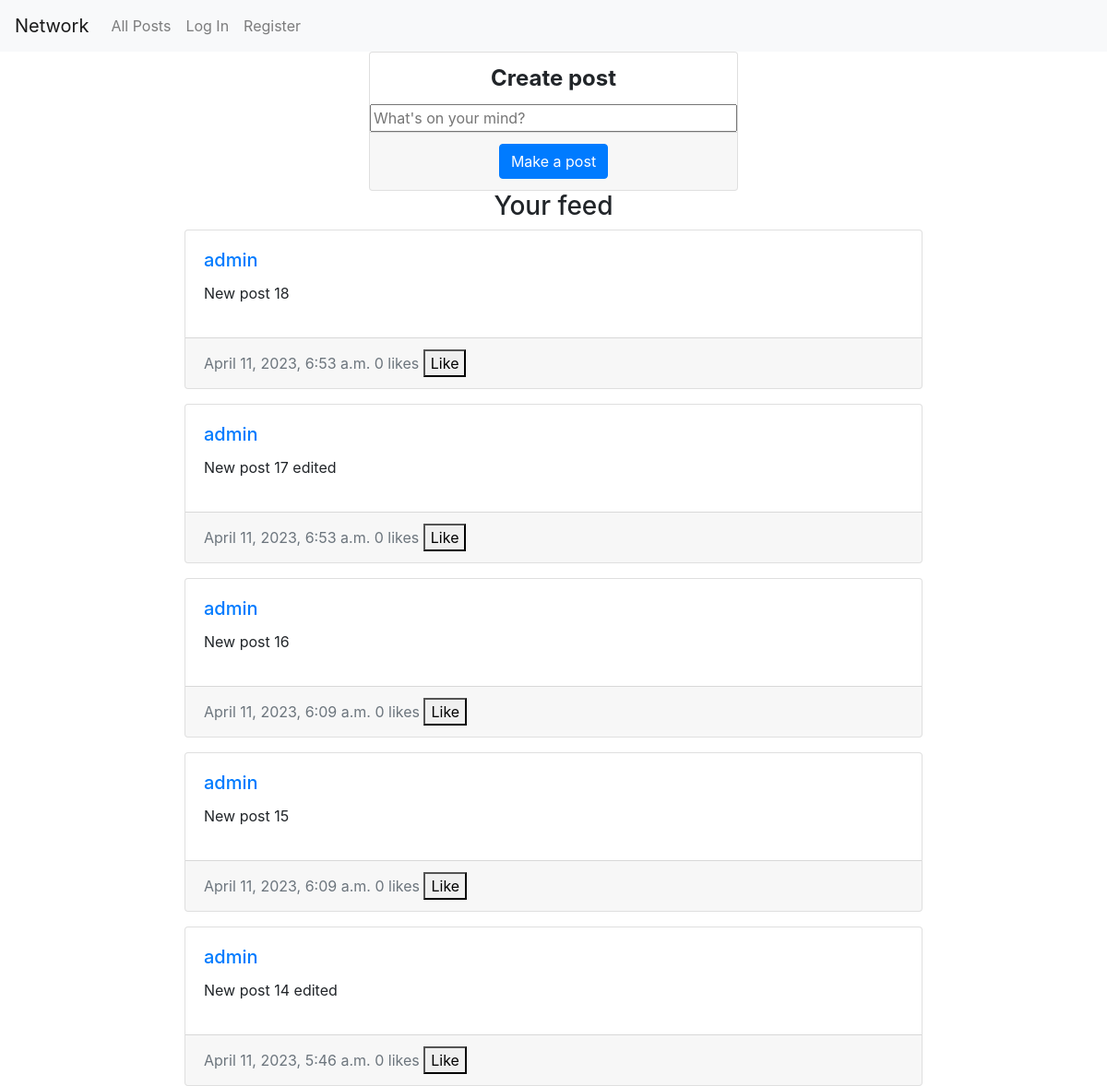
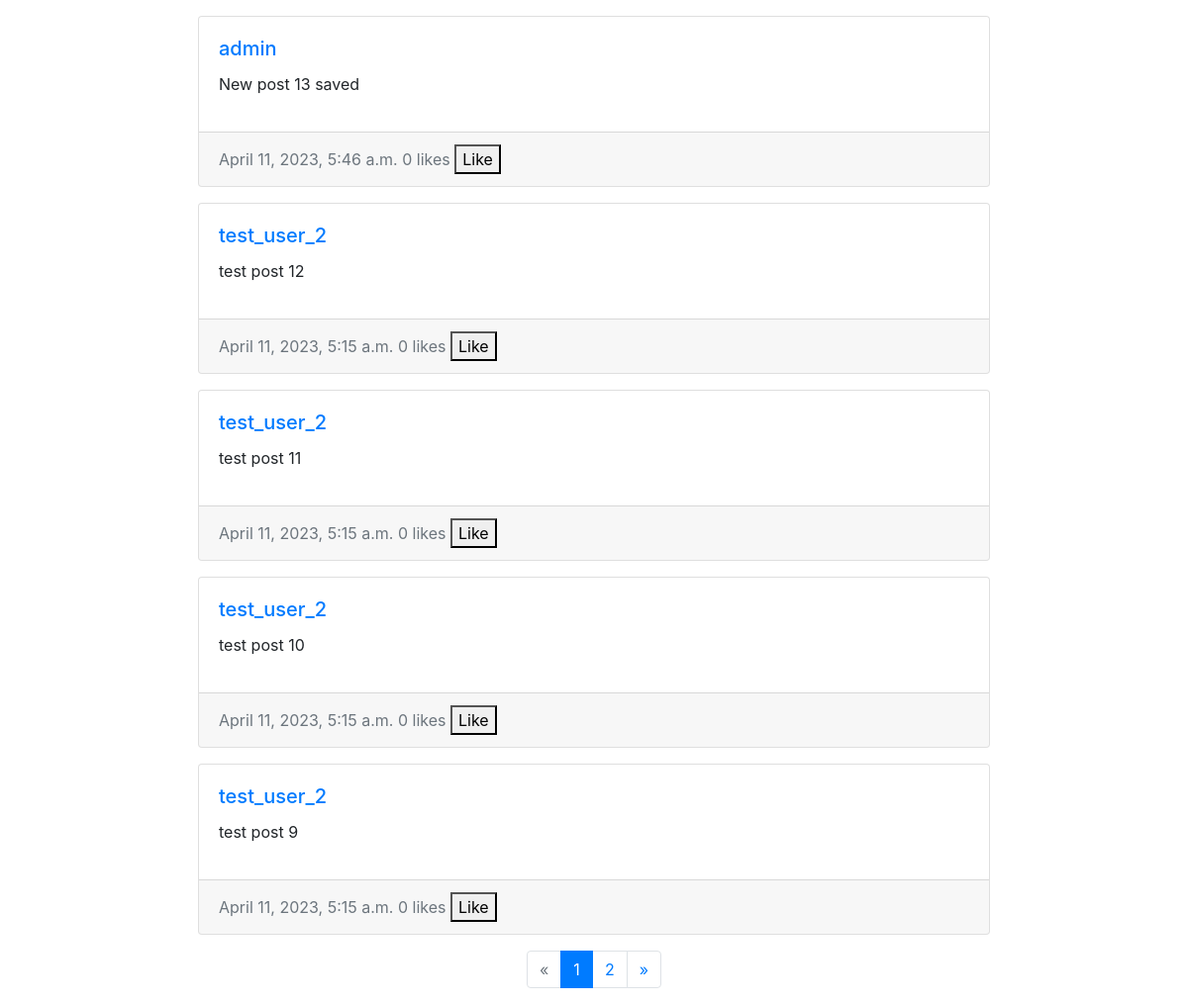
The page / on the database its author committed (2 pictures, top to bottom).
### network/models.py (models this page shows)
class Post(models.Model):
    poster = models.ForeignKey(User, on_delete=models.CASCADE, related_name="own_post")
    content = models.TextField(blank=False)
    time = models.DateTimeField()
    liked_by = models.ManyToManyField(User, related_name="liked_posts", blank=True, default=None)

class User(AbstractUser):
    pass

### network/views.py (the view)
# urls.py: path("", views.index, name="index"),
def index(request):
    list_all = Post.objects.all().order_by("-time")
    paginator = Paginator(list_all, 10)
    page_number = request.GET.get('pages')
    print(request.GET)
    if page_number is None:
        page_number = 1
    print(page_number)
    page_obj = paginator.get_page(page_number)
    total_pages = paginator.num_pages
    print(page_obj.has_next())
    return render(request, "network/index.html", {
        "post_form": New_Post,
        "page_posts": page_obj,
        "total_pages": total_pages
    })

### network/templates/network/index.html (shortened to what this page needs)
{% extends "network/layout.html" %}
{% block body %}
    <form id = "post_form" class = "card text-bg-light" action="{%url 'make_post' %}" method="post">
        {{ post_form }}
      <div class = "card-footer text-muted" id = "post_button_container">
        <button class = "btn btn-primary" id = "make_post" type="submit">Make a post</button>
      </div>
    </form>
    <h3 class="text-center"> Your feed </h3>
    {% for post in page_posts %}
      {% include "network/components/post.html" with post=post %}
    {% endfor %}
    {% include "network/components/paginator.html" with page_posts=page_posts %}
{% endblock %}

### network/templates/network/components/post.html (shortened to what this page needs)
<div class = "card text-bg-light mb-3 comment">
  <div class = "card-body">
    <h5 class="card-title">
      <a href = "{% url 'profile' profile_id=post.poster_id %}"> {{post.poster}} </a>
    </h5>
    <p class="card-text" id="{{post.id}}">
      {{post.content}}
    </p>
  </div>
  <div class="card-footer text-muted">
    {{post.time}}
    <span id="like-count-{{post.id}}">{{post.liked_by.count}}</span> likes
    <button id="like-{{post.id}}">
      {% if request.user in post.liked_by.all %}
        Unlike
      {% else %}
        Like
      {% endif %}
    </button>
  </div>
</div>

### network/static/network/styles.css (style rules this page uses)
.comment { max-width: 50rem; margin: 0 auto; }
#post_form { margin: 0 auto; width: 400px; max-width: 50%; }
#post_form label { margin: 10px auto; font-weight: bold; font-size: 1.5rem; }
#post_button_container { display: flex; justify-content: center; }

### rows shown on the page
Post: poster "admin", content "New post 18", time "April 11, 2023, 6:53 a.m.", liked_by.count "0", shows "Like"
Post: poster "admin", content "New post 17 edited", time "April 11, 2023, 6:53 a.m.", liked_by.count "0", shows "Like"
Post: poster "admin", content "New post 16", time "April 11, 2023, 6:09 a.m.", liked_by.count "0", shows "Like"
Post: poster "admin", content "New post 15", time "April 11, 2023, 6:09 a.m.", liked_by.count "0", shows "Like"
Post: poster "admin", content "New post 14 edited", time "April 11, 2023, 5:46 a.m.", liked_by.count "0", shows "Like"
Post: poster "admin", content "New post 13 saved", time "April 11, 2023, 5:46 a.m.", liked_by.count "0", shows "Like"
Post: poster "test_user_2", content "test post 12", time "April 11, 2023, 5:15 a.m.", liked_by.count "0", shows "Like"
Post: poster "test_user_2", content "test post 11", time "April 11, 2023, 5:15 a.m.", liked_by.count "0", shows "Like"
Post: poster "test_user_2", content "test post 10", time "April 11, 2023, 5:15 a.m.", liked_by.count "0", shows "Like"
Post: poster "test_user_2", content "test post 9", time "April 11, 2023, 5:15 a.m.", liked_by.count "0", shows "Like"

### other values the page prints
{{ i }} "1"
{{ i }} "2"
